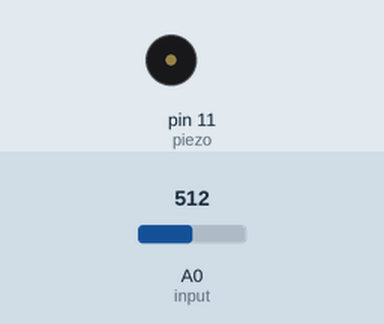
This sketch was run on a simulated Arduino Uno, built with avr-gcc and run on an emulated ATmega328P. On the bench: buzzer (waves = sounding). The test bench sets the inputs (shaded band); at power-on: A0 (input) = 512. What the sketch prints to the serial monitor is not drawn.

Above: at 7.5 s.
At 15.1 s:
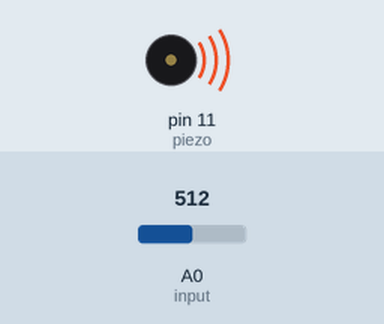
Timing chart, 0 to 19.5 s (numbered marks = the images above):
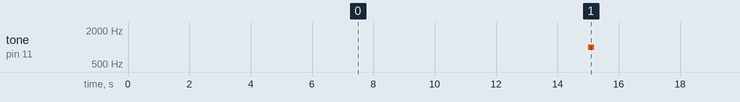

Measured:
- by itself, tone on pin 11 (piezo): alternates 1000 Hz for 0.20 s and silent for 14.8 s

The sketch:

Arduinolightsensor.ino
```cpp
int piezo = 11;
int input = A0;

int datapoints;
int sensor;
int value;
int average;
int oldaverage;

/*
   Unsigned long wordt hier gebruikt in plaats van int omdat
   de max waarde van int binnen 32 seconden bereikt zou worden door de millis() functie.
*/
const unsigned long interval = 15000;
unsigned long previousTime = 0;

void setup() {
  //De serial monitor wordt beruikt om de berekende waarde door te sturen naar processing.
  Serial.begin(9600);
  pinMode(input, OUTPUT);
  pinMode(input, INPUT);
  pinMode(piezo, OUTPUT);
}

void loop() {

  unsigned long currentTime = millis();

/*
  Deze functie wordt gebruikt om data in de serial monitor te zetten
  zodat processing kan stoppen met bufferen en de initialisatie kan afronden.

  Dit heeft te maken met de “bufferUntil('\n');” functie in de setup van processing
*/
  if(currentTime < 1000){
      Serial.print(200);
      Serial.print('\n');
  }


/*
  Deze if statement zorgt ervoor dat er iedere 15 seconde een meeting wordt gedaan van de licht sterkte.
  Als deze meting wordt gedaan maakt het piezo element een geluidje.
*/
  if(currentTime - previousTime >= interval){

      previousTime = currentTime;

      datapoints++;
      sensor = analogRead(input);

      value += sensor;
      tone(piezo, 1000, 200);
  }


/*
    Deze if statement deelt de totale opsomming van alle meetwaarden door
    de hoeveelheid gemaakte metingen om op een gemiddelde licht sterkte uit te komen.
    Na dat dit gebeurd is worden alle variabele terug naar 0 gezet.
*/
  if(datapoints == 60){

     oldaverage =  average;
     average = 0;
     average = value / 60;
     value = 0;
     datapoints = 0;


 /*
    Dit zorgt ervoor dat het nieuwe berekende gemiddelde nooit hetzelfde kan zijn als de vorige.
    Dit voorkomt dat processing de nieuwe meeting negeert en niet opneemt in de grafiek.
 */
      if(average == oldaverage){
        average++;
        Serial.println(average);
        tone(piezo, 2000, 300);
      }
      else{
        Serial.println(average);
        tone(piezo, 2000, 300);
      }
  }


/*
    Deze if statement houdt de totaal verstreken tijd bij en als er 24 uur (+ 5 minuten voor een error marge)
    verstreken is start er een delay van 24 uur zodat er niet over de gemeten waarden heen geschreven kan worden.
*/
  if(currentTime >= 86700000){

     tone(piezo, 4000, 600);
     delay(1000);
     tone(piezo, 5000, 600);
     delay(86400000);
  }

}
```
